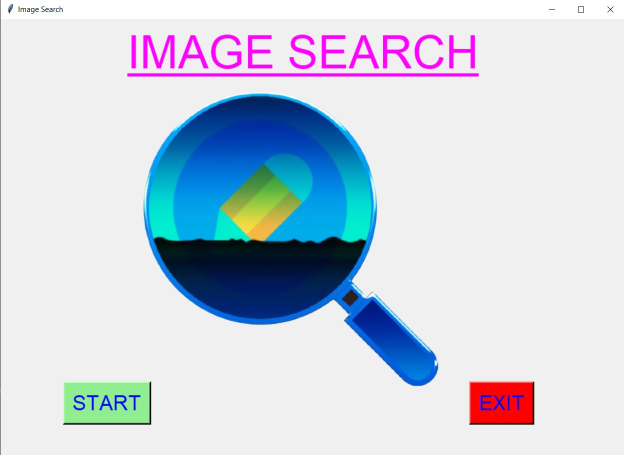
#> input picture Image Search/Images/1.jpg, 1247 x 910 px, given in place of 1.png, which was not available (shown at 1/2 size)
$ jupyter execute 'Lab 02.ipynb'   (text cells are left out)
#> lines starting #> are read from the running program, lines starting #| are printed output that depends on the picture; pictures that were not available may be replaced by others from this repository, and a replacement may not be noted
[cell 1]
import cv2 as cv
import matplotlib.pyplot as plt
import numpy as np

[cell 2]
flags = [i for i in dir(cv) if i.startswith('COLOR_')]
print(flags)

[cell 3]
#Read image

img = cv.imread('1.png', 1)
#> img is the input picture: shape (910, 1247, 3); mean B, G, R 222.6, 210.6, 201.5

#Method 1 of dispplaying (in a separate window)
cv.imshow('Orginal image', img)
cv.waitKey()
cv.destroyAllWindows()

#conveerting to grey
img_grey = cv.cvtColor(img, cv.COLOR_BGR2GRAY)
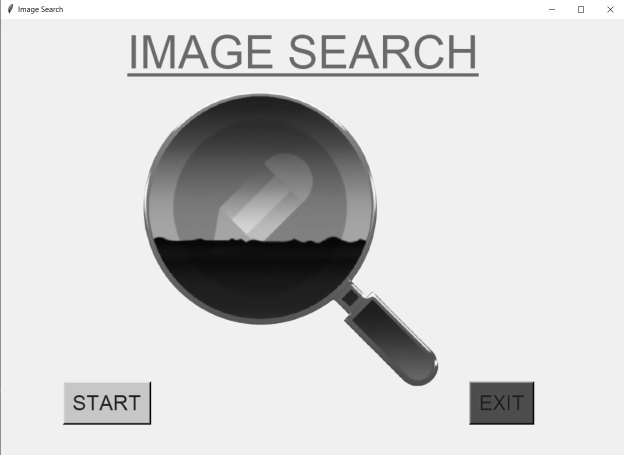
#> img_grey: shape (910, 1247) (shown at 1/2 size); min 0, max 255, mean 209.2

#convert image to HSV
img_hsv = cv.cvtColor(img, cv.COLOR_BGR2HSV)
#> img_hsv: shape (910, 1247, 3); mean H, S, V 26.3, 48.9, 227.3

#Method 2 of displaying - plotting
#3-row 1-column
f, axs = plt.subplots(3, 1, figsize=(10,10))
axs[0].imshow(cv.cvtColor(img, cv.COLOR_BGR2RGB))
axs[1].imshow(cv.cvtColor(img_grey, cv.COLOR_BGR2RGB))
axs[2].imshow(cv.cvtColor(img_hsv, cv.COLOR_BGR2RGB))
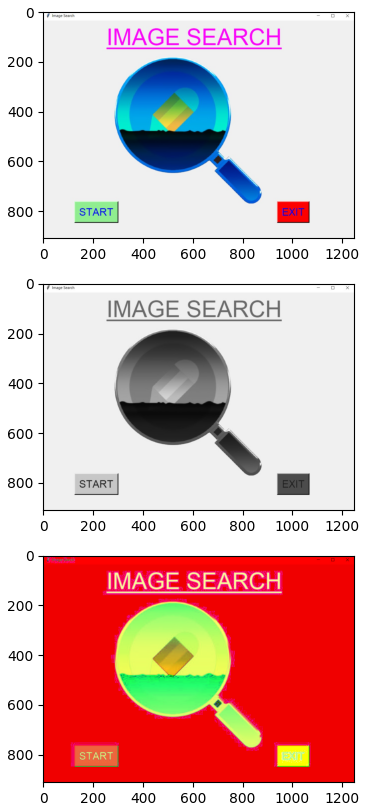
#> figure drawn by matplotlib, 3 panels

[cell 4]
#Load/read video
video = cv.VideoCapture('small_laptop_connections.mov')

#Web cam will open
# video = cv.VideoCapture(0)

#Take each frame of the video
while(video.isOpened()):

    ret, frame = video.read()
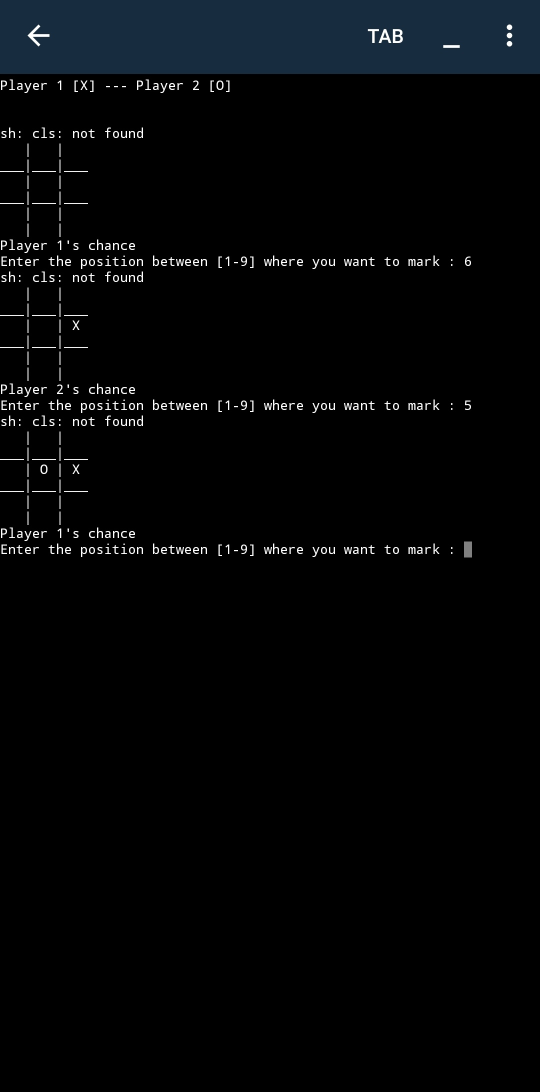
#> input picture Tic-Tac-Toe_Ayush92347/IMG_20221002_092115.jpg, 1080 x 2184 px, given in place of small_laptop_connections.mov, which was not available (shown at 1/2 size)
#> frame is the input picture: shape (2184, 1080, 3); mean B, G, R 7.1, 5.8, 4.4

    #Convert frames from BGR to HSV
    hsvFrame = cv.cvtColor(frame, cv.COLOR_BGR2HSV)
#> hsvFrame: shape (2184, 1080, 3); mean H, S, V 7.2, 11.6, 7.1

    #Defining lower and upper ranges of the color blue
    lower_blue = np.array([110, 50, 50])
    upper_blue = np.array([130, 255, 255])

    #Threshold the HSV frame from a range of color blue
    blueMask = cv.inRange(hsvFrame, lower_blue, upper_blue)
#> blueMask: shape (2184, 1080); every value is 0

    #Extract the blue object
    result = cv.bitwise_and(frame, frame, mask = blueMask)
#> result: shape (2184, 1080, 3); every value is 0

    #Display the video

    #1 orginal
    originalVideo = cv.resize(frame, (400, 400))
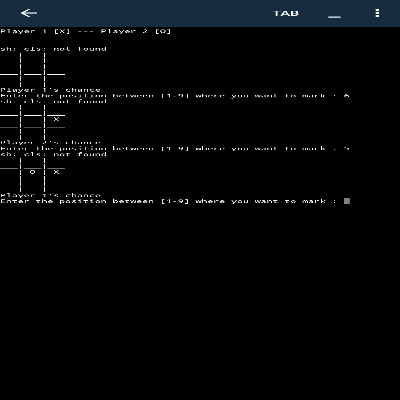
#> originalVideo: shape (400, 400, 3); mean B, G, R 6.9, 5.7, 4.3
    cv.imshow('Original Video', originalVideo)

    #1 binary
    binaryVideo = cv.resize(blueMask, (400, 400))
#> binaryVideo: shape (400, 400); every value is 0
    cv.imshow('Binary Video', binaryVideo)

    #1 blue
    FinalVideo = cv.resize(result, (400, 400))
#> FinalVideo: shape (400, 400, 3); every value is 0
    cv.imshow('Final Video', FinalVideo)

    if cv.waitKey(1) & 0xFF == ord('q'):
#> (key q is pressed here)
        break

video.release()
cv.destroyAllWindows()
